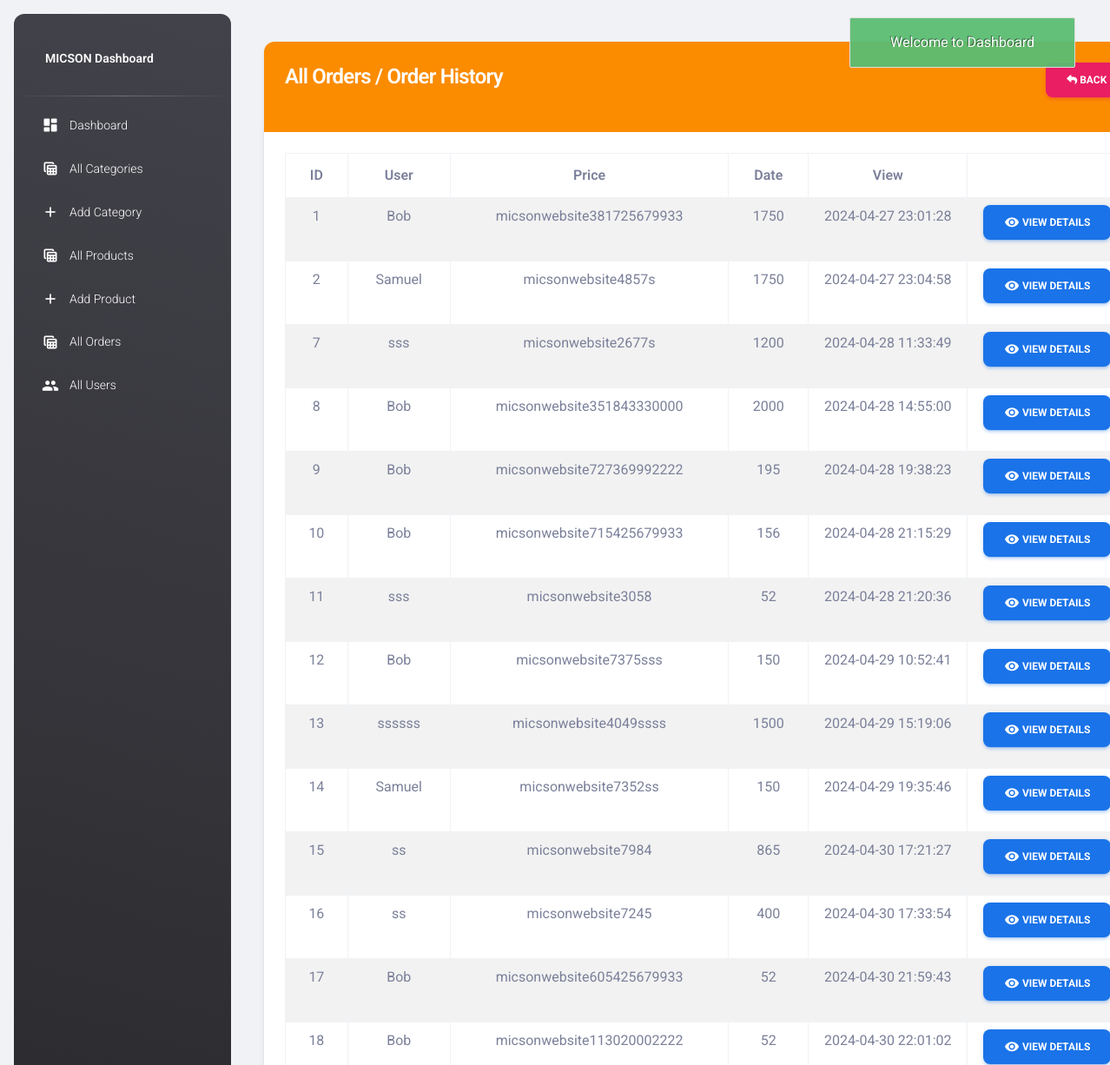
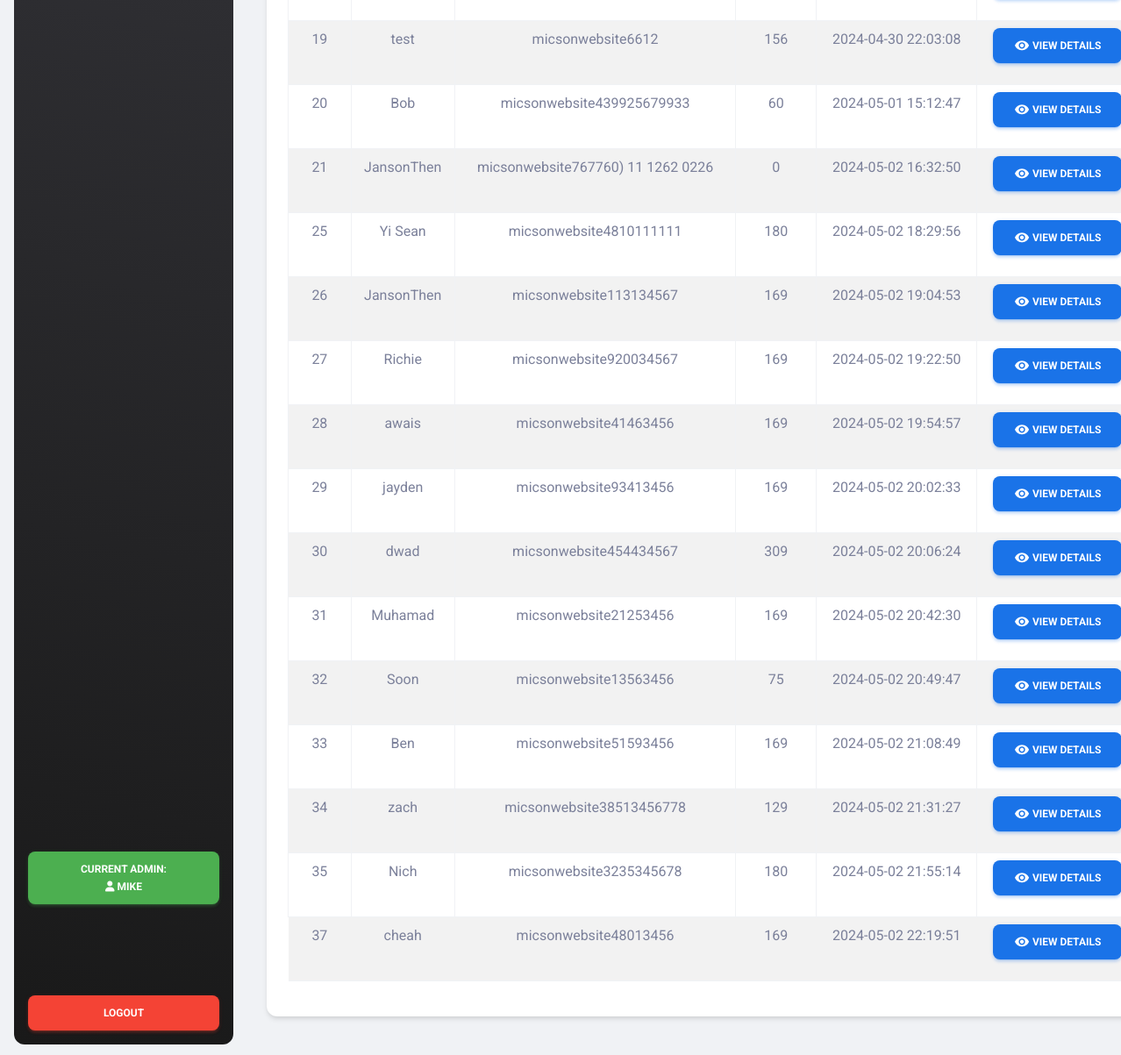
/admin/order-history.php (signed in), run on the app's committed database (2 pictures, top to bottom).
### tables this page shows
CREATE TABLE `orders` (
  `id` int(11) AUTO_INCREMENT PRIMARY KEY,
  `tracking_no` varchar(100) NOT NULL,
  `user_id` int(100) NOT NULL,
  `name` varchar(100) NOT NULL,
  `email` varchar(100) NOT NULL,
  `phone` varchar(100) NOT NULL,
  `address` mediumtext NOT NULL,
  `pincode` int(100) NOT NULL,
  `total_price` int(100) NOT NULL,
  `payment_mode` varchar(100) NOT NULL,
  `payment_id` varchar(100) DEFAULT NULL,
  `status` tinyint(4) NOT NULL DEFAULT 0,
  `created_at` timestamp NOT NULL DEFAULT current_timestamp()
);

### functions/myfunctions.php (called while the page is built, shortened)
<?php
include("../config/dbcon.php");
function getOrderHistory()
{
    global $con;
    $query = "SELECT * FROM orders WHERE status != '0' ";
    return $query_run = mysqli_query($con, $query);
}
?>

### admin/order-history.php (the view, shortened to what this page needs)
<?php
include('includes/header.php');
?>
<div class="container-fluid w-85 ms-11">
    <div class="row">
        <div class="col-md-12">
            <div class="card">
                <div class="card-header text-bg-warning">
                    <h4 class="text-white"> All Orders / Order History
                        <a href="orders.php" class="btn btn-primary float-end"><i class="fa fa-reply"></i> Back</a>
                    </h4>
                </div>
                <div class="card-body" id="">
                    <table class="table table-bordered table-striped">
                        <thead class="text-center">
                            <tr>
                                <th>ID</th>
                                <th>User</th>
                                <th>Price</th>
                                <th>Date</th>
                                <th>View</th>
                            </tr>
                        </thead>
                        <tbody class="text-center">
                            <?php
                                $orders = getOrderHistory();
                                if(mysqli_num_rows($orders) > 0)
                                {
                                    foreach ($orders as $item) {
                                        ?>
                                        <tr>
                                            <td> <?= $item['id']; ?> </td>
                                            <td> <?= $item['name']; ?> </td>
                                            <td> <?= $item['tracking_no']; ?> </td>
                                            <td> <?= $item['total_price']; ?> </td>
                                            <td> <?= $item['created_at']; ?> </td>
                                            <td>
                                                <a href="view-order.php?t=<?= $item['tracking_no']; ?>" class="btn btn-info">
                                                <i class="material-icons opacity-10">visibility</i> View Details</a>
                                            </td>
                                        </tr>
                                        <?php
                                    }
                                }
                            ?>
                        </tbody>
                    </table>
                </div>
            </div>
        </div>
    </div>
</div>
<?php include('includes/footer.php'); ?>

### admin/includes/header.php (shortened to what this page needs)
<!DOCTYPE html>
<html lang="en">
<head>
  </head>
  <link id="pagestyle" href="assets/css/material-dashboard.min.css" rel="stylesheet" />
  <link href="assets/css/alertify.min.css" rel="stylesheet">
  <link href="assets/css/bootstrap.min.css" rel="stylesheet">
</head>
<body class="g-sidenav-show  bg-gray-200">
  <?php include('sidebar.php'); ?>
  <main class="main-content position-relative max-height-vh-100 h-100 border-radius-lg ">

### admin/includes/sidebar.php (shortened to what this page needs)
<?php
  $page = substr($_SERVER['SCRIPT_NAME'], strrpos($_SERVER['SCRIPT_NAME'], "/")+1);
?>
<aside class="sidenav navbar navbar-vertical navbar-expand-xs border-0 border-radius-xl my-3 fixed-start ms-3   bg-gradient-dark" id="sidenav-main">
    <div class="sidenav-header">
      <a class="navbar-brand m-0 mt-3 <?= $page == "index.php" ?> " href="index.php">
        <span class="ms-1 font-weight-bold text-white">MICSON Dashboard</span>
      </a>
    </div>
    <hr class="horizontal light mt-0 mb-2">
    <div class="collapse navbar-collapse  w-auto  max-height-vh-100" id="sidenav-collapse-main">
      <ul class="navbar-nav">
        <li class="nav-item">
          <a class="nav-link text-white <?= $page == "index.php"? ' text-bg-warning active primary':'' ?> " href="index.php">
            <div class="text-white text-center me-2 d-flex align-items-center justify-content-center">
              <i class="material-icons opacity-10">dashboard</i>
            </div>
            <span class="nav-link-text ms-1">Dashboard</span>
          </a>
        </li>
        <li class="nav-item">
          <a class="nav-link text-white <?= $page == "category.php"? ' text-bg-warning active primary':'' ?> " href="category.php">
            <div class="text-white text-center me-2 d-flex align-items-center justify-content-center">
              <i class="material-icons opacity-10">table_view</i>
            </div>
            <span class="nav-link-text ms-1">All Categories</span>
          </a>
        </li>
        <li class="nav-item">
          <a class="nav-link text-white <?= $page == "add-category.php"? ' text-bg-warning active primary':'' ?>" href="add-category.php">
            <div class="text-white text-center me-2 d-flex align-items-center justify-content-center">
              <i class="material-icons opacity-10">add</i>
            </div>
            <span class="nav-link-text ms-1">Add Category</span>
          </a>
        </li>
        <li class="nav-item">
          <a class="nav-link text-white <?= $page == "products.php"? ' text-bg-warning active primary':'' ?>" href="products.php">
            <div class="text-white text-center me-2 d-flex align-items-center justify-content-center">
              <i class="material-icons opacity-10">table_view</i>
            </div>
            <span class="nav-link-text ms-1">All Products</span>
          </a>
        </li>
        <li class="nav-item">
          <a class="nav-link text-white <?= $page == "add-product.php"? ' text-bg-warning active primary':'' ?>" href="add-product.php">
            <div class="text-white text-center me-2 d-flex align-items-center justify-content-center">
              <i class="material-icons opacity-10">add</i>
            </div>
            <span class="nav-link-text ms-1">Add Product</span>
          </a>
        </li>
        <li class="nav-item">
          <a class="nav-link text-white <?= $page == "orders.php"? ' text-bg-warning active primary':'' ?>" href="orders.php">
            <div class="text-white text-center me-2 d-flex align-items-center justify-content-center">
              <i class="material-icons opacity-10">table_view</i>
            </div>
            <span class="nav-link-text ms-1">All Orders</span>
          </a>
        </li>
        <li class="nav-item">
          <a class="nav-link text-white <?= $page == "users.php"? ' text-bg-warning active primary':'' ?> " href="users.php">
            <div class="text-white text-center me-2 d-flex align-items-center justify-content-center">
              <i class="material-icons opacity-10">people</i>
            </div>
            <span class="nav-link-text ms-1">All Users</span>
          </a>
        </li>
      </ul>
    </div>
    <div class="sidenav-footer position-absolute w-100 bottom-6 ">
      <div class="mx-3">
        <?php
          if(isset($_SESSION['auth']))
          {
            ?>
            <a class="btn btn-success mt-4 w-100" role="button"> Current Admin:
            <br> <i class="fa fa-user"></i> <?= $_SESSION['auth_user']['name']; ?>  </a>
            <?php
          }
       ?>
      </div>
    </div>
    <div class="sidenav-footer position-absolute w-100 bottom-0 ">
      <div class="mx-3">
        <a class="btn btn-danger mt-4 w-100 text-white"
        href="../logout.php">Logout</a>
      </div>
    </div>
  </aside>

### admin/includes/footer.php (shortened to what this page needs)
<footer class="footer pt-5">
</footer>
    </main>
</body>
</html>

### data on the page
orders: id "1", name "Bob", tracking_no "micsonwebsite381725679933", total_price "1750", created_at "2024-04-27 23:01:28"
orders: id "2", name "Samuel", tracking_no "micsonwebsite4857s", total_price "1750", created_at "2024-04-27 23:04:58"
orders: id "7", name "sss", tracking_no "micsonwebsite2677s", total_price "1200", created_at "2024-04-28 11:33:49"
orders: id "8", name "Bob", tracking_no "micsonwebsite351843330000", total_price "2000", created_at "2024-04-28 14:55:00"
orders: id "9", name "Bob", tracking_no "micsonwebsite727369992222", total_price "195", created_at "2024-04-28 19:38:23"
orders: id "10", name "Bob", tracking_no "micsonwebsite715425679933", total_price "156", created_at "2024-04-28 21:15:29"
orders: id "11", name "sss", tracking_no "micsonwebsite3058", total_price "52", created_at "2024-04-28 21:20:36"
orders: id "12", name "Bob", tracking_no "micsonwebsite7375sss", total_price "150", created_at "2024-04-29 10:52:41"
orders: id "13", name "ssssss", tracking_no "micsonwebsite4049ssss", total_price "1500", created_at "2024-04-29 15:19:06"
orders: id "14", name "Samuel", tracking_no "micsonwebsite7352ss", total_price "150", created_at "2024-04-29 19:35:46"
orders: id "15", name "ss", tracking_no "micsonwebsite7984", total_price "865", created_at "2024-04-30 17:21:27"
orders: id "16", name "ss", tracking_no "micsonwebsite7245", total_price "400", created_at "2024-04-30 17:33:54"
orders: id "17", name "Bob", tracking_no "micsonwebsite605425679933", total_price "52", created_at "2024-04-30 21:59:43"
orders: id "18", name "Bob", tracking_no "micsonwebsite113020002222", total_price "52", created_at "2024-04-30 22:01:02"
orders: id "19", name "test", tracking_no "micsonwebsite6612", total_price "156", created_at "2024-04-30 22:03:08"
orders: id "20", name "Bob", tracking_no "micsonwebsite439925679933", total_price "60", created_at "2024-05-01 15:12:47"
orders: id "21", name "JansonThen", tracking_no "micsonwebsite767760) 11 1262 0226", total_price "0", created_at "2024-05-02 16:32:50"
orders: id "25", name "Yi Sean", tracking_no "micsonwebsite4810111111", total_price "180", created_at "2024-05-02 18:29:56"
orders: id "26", name "JansonThen", tracking_no "micsonwebsite113134567", total_price "169", created_at "2024-05-02 19:04:53"
orders: id "27", name "Richie", tracking_no "micsonwebsite920034567", total_price "169", created_at "2024-05-02 19:22:50"
orders: id "28", name "awais", tracking_no "micsonwebsite41463456", total_price "169", created_at "2024-05-02 19:54:57"
orders: id "29", name "jayden", tracking_no "micsonwebsite93413456", total_price "169", created_at "2024-05-02 20:02:33"
orders: id "30", name "dwad", tracking_no "micsonwebsite454434567", total_price "309", created_at "2024-05-02 20:06:24"
orders: id "31", name "Muhamad", tracking_no "micsonwebsite21253456", total_price "169", created_at "2024-05-02 20:42:30"
orders: id "32", name "Soon", tracking_no "micsonwebsite13563456", total_price "75", created_at "2024-05-02 20:49:47"
orders: id "33", name "Ben", tracking_no "micsonwebsite51593456", total_price "169", created_at "2024-05-02 21:08:49"
orders: id "34", name "zach", tracking_no "micsonwebsite38513456778", total_price "129", created_at "2024-05-02 21:31:27"
orders: id "35", name "Nich", tracking_no "micsonwebsite3235345678", total_price "180", created_at "2024-05-02 21:55:14"
orders: id "37", name "cheah", tracking_no "micsonwebsite48013456", total_price "169", created_at "2024-05-02 22:19:51"

### other printed values
$_SESSION['auth_user']['name'] "MIKE"
